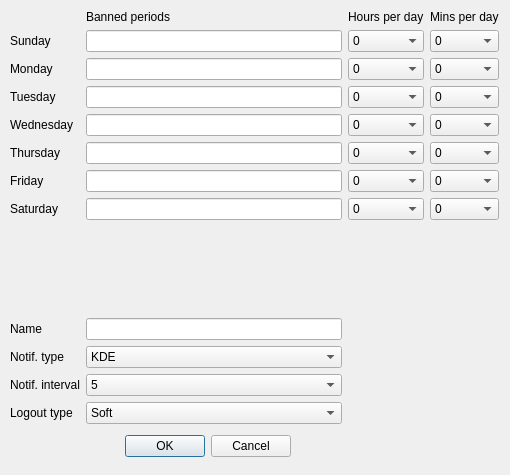
<?xml version="1.0" encoding="UTF-8"?>
<ui version="4.0">
 <class>Dialog</class>
 <widget class="QDialog" name="Dialog">
  <property name="geometry">
   <rect>
    <x>0</x>
    <y>0</y>
    <width>510</width>
    <height>475</height>
   </rect>
  </property>
  <property name="windowTitle">
   <string>Manage profile</string>
  </property>
  <property name="modal">
   <bool>true</bool>
  </property>
  <widget class="QDialogButtonBox" name="buttonBox">
   <property name="geometry">
    <rect>
     <x>120</x>
     <y>430</y>
     <width>171</width>
     <height>32</height>
    </rect>
   </property>
   <property name="orientation">
    <enum>Qt::Horizontal</enum>
   </property>
   <property name="standardButtons">
    <set>QDialogButtonBox::Cancel|QDialogButtonBox::Ok</set>
   </property>
  </widget>
  <widget class="QWidget" name="verticalLayoutWidget">
   <property name="geometry">
    <rect>
     <x>10</x>
     <y>10</y>
     <width>489</width>
     <height>414</height>
    </rect>
   </property>
   <layout class="QGridLayout" name="gridLayout">
    <item row="12" column="0">
     <widget class="QLabel" name="label_12">
      <property name="text">
       <string>Notif. type</string>
      </property>
     </widget>
    </item>
    <item row="3" column="1">
     <widget class="QLineEdit" name="mo_banned"/>
    </item>
    <item row="4" column="1">
     <widget class="QLineEdit" name="tu_banned"/>
    </item>
    <item row="3" column="0">
     <widget class="QLabel" name="label_2">
      <property name="text">
       <string>Monday</string>
      </property>
     </widget>
    </item>
    <item row="8" column="0">
     <widget class="QLabel" name="label_7">
      <property name="text">
       <string>Saturday</string>
      </property>
     </widget>
    </item>
    <item row="2" column="2">
     <widget class="QComboBox" name="su_hours">
      <item>
       <property name="text">
        <string>0</string>
       </property>
      </item>
      <item>
       <property name="text">
        <string>1</string>
       </property>
      </item>
      <item>
       <property name="text">
        <string>2</string>
       </property>
      </item>
      <item>
       <property name="text">
        <string>3</string>
       </property>
      </item>
      <item>
       <property name="text">
        <string>4</string>
       </property>
      </item>
      <item>
       <property name="text">
        <string>5</string>
       </property>
      </item>
      <item>
       <property name="text">
        <string>6</string>
       </property>
      </item>
      <item>
       <property name="text">
        <string>7</string>
       </property>
      </item>
      <item>
       <property name="text">
        <string>8</string>
       </property>
      </item>
      <item>
       <property name="text">
        <string>9</string>
       </property>
      </item>
      <item>
       <property name="text">
        <string>10</string>
       </property>
      </item>
      <item>
       <property name="text">
        <string>11</string>
       </property>
      </item>
      <item>
       <property name="text">
        <string>12</string>
       </property>
      </item>
      <item>
       <property name="text">
        <string>13</string>
       </property>
      </item>
      <item>
       <property name="text">
        <string>14</string>
       </property>
      </item>
      <item>
       <property name="text">
        <string>15</string>
       </property>
      </item>
      <item>
       <property name="text">
        <string>16</string>
       </property>
      </item>
      <item>
       <property name="text">
        <string>17</string>
       </property>
      </item>
      <item>
       <property name="text">
        <string>18</string>
       </property>
      </item>
      <item>
       <property name="text">
        <string>19</string>
       </property>
      </item>
      <item>
       <property name="text">
        <string>20</string>
       </property>
      </item>
      <item>
       <property name="text">
        <string>21</string>
       </property>
      </item>
      <item>
       <property name="text">
        <string>22</string>
       </property>
      </item>
      <item>
       <property name="text">
        <string>23</string>
       </property>
      </item>
     </widget>
    </item>
    <item row="8" column="3">
     <widget class="QComboBox" name="sa_mins">
      <item>
       <property name="text">
        <string>0</string>
       </property>
      </item>
      <item>
       <property name="text">
        <string>10</string>
       </property>
      </item>
      <item>
       <property name="text">
        <string>20</string>
       </property>
      </item>
      <item>
       <property name="text">
        <string>30</string>
       </property>
      </item>
      <item>
       <property name="text">
        <string>40</string>
       </property>
      </item>
      <item>
       <property name="text">
        <string>50</string>
       </property>
      </item>
      <item>
       <property name="text">
        <string>60</string>
       </property>
      </item>
     </widget>
    </item>
    <item row="1" column="1">
     <widget class="QLabel" name="label_8">
      <property name="text">
       <string>Banned periods</string>
      </property>
     </widget>
    </item>
    <item row="6" column="3">
     <widget class="QComboBox" name="th_mins">
      <item>
       <property name="text">
        <string>0</string>
       </property>
      </item>
      <item>
       <property name="text">
        <string>10</string>
       </property>
      </item>
      <item>
       <property name="text">
        <string>20</string>
       </property>
      </item>
      <item>
       <property name="text">
        <string>30</string>
       </property>
      </item>
      <item>
       <property name="text">
        <string>40</string>
       </property>
      </item>
      <item>
       <property name="text">
        <string>50</string>
       </property>
      </item>
      <item>
       <property name="text">
        <string>60</string>
       </property>
      </item>
     </widget>
    </item>
    <item row="4" column="3">
     <widget class="QComboBox" name="tu_mins">
      <item>
       <property name="text">
        <string>0</string>
       </property>
      </item>
      <item>
       <property name="text">
        <string>10</string>
       </property>
      </item>
      <item>
       <property name="text">
        <string>20</string>
       </property>
      </item>
      <item>
       <property name="text">
        <string>30</string>
       </property>
      </item>
      <item>
       <property name="text">
        <string>40</string>
       </property>
      </item>
      <item>
       <property name="text">
        <string>50</string>
       </property>
      </item>
      <item>
       <property name="text">
        <string>60</string>
       </property>
      </item>
     </widget>
    </item>
    <item row="8" column="2">
     <widget class="QComboBox" name="sa_hours">
      <item>
       <property name="text">
        <string>0</string>
       </property>
      </item>
      <item>
       <property name="text">
        <string>1</string>
       </property>
      </item>
      <item>
       <property name="text">
        <string>2</string>
       </property>
      </item>
      <item>
       <property name="text">
        <string>3</string>
       </property>
      </item>
      <item>
       <property name="text">
        <string>4</string>
       </property>
      </item>
      <item>
       <property name="text">
        <string>5</string>
       </property>
      </item>
      <item>
       <property name="text">
        <string>6</string>
       </property>
      </item>
      <item>
       <property name="text">
        <string>7</string>
       </property>
      </item>
      <item>
       <property name="text">
        <string>8</string>
       </property>
      </item>
      <item>
       <property name="text">
        <string>9</string>
       </property>
      </item>
      <item>
       <property name="text">
        <string>10</string>
       </property>
      </item>
      <item>
       <property name="text">
        <string>11</string>
       </property>
      </item>
      <item>
       <property name="text">
        <string>12</string>
       </property>
      </item>
      <item>
       <property name="text">
        <string>13</string>
       </property>
      </item>
      <item>
       <property name="text">
        <string>14</string>
       </property>
      </item>
      <item>
       <property name="text">
        <string>15</string>
       </property>
      </item>
      <item>
       <property name="text">
        <string>16</string>
       </property>
      </item>
      <item>
       <property name="text">
        <string>17</string>
       </property>
      </item>
      <item>
       <property name="text">
        <string>18</string>
       </property>
      </item>
      <item>
       <property name="text">
        <string>19</string>
       </property>
      </item>
      <item>
       <property name="text">
        <string>20</string>
       </property>
      </item>
      <item>
       <property name="text">
        <string>21</string>
       </property>
      </item>
      <item>
       <property name="text">
        <string>22</string>
       </property>
      </item>
      <item>
       <property name="text">
        <string>23</string>
       </property>
      </item>
     </widget>
    </item>
    <item row="7" column="3">
     <widget class="QComboBox" name="fr_mins">
      <item>
       <property name="text">
        <string>0</string>
       </property>
      </item>
      <item>
       <property name="text">
        <string>10</string>
       </property>
      </item>
      <item>
       <property name="text">
        <string>20</string>
       </property>
      </item>
      <item>
       <property name="text">
        <string>30</string>
       </property>
      </item>
      <item>
       <property name="text">
        <string>40</string>
       </property>
      </item>
      <item>
       <property name="text">
        <string>50</string>
       </property>
      </item>
      <item>
       <property name="text">
        <string>60</string>
       </property>
      </item>
     </widget>
    </item>
    <item row="9" column="1">
     <spacer name="verticalSpacer">
      <property name="orientation">
       <enum>Qt::Vertical</enum>
      </property>
      <property name="sizeHint" stdset="0">
       <size>
        <width>20</width>
        <height>40</height>
       </size>
      </property>
     </spacer>
    </item>
    <item row="4" column="2">
     <widget class="QComboBox" name="tu_hours">
      <item>
       <property name="text">
        <string>0</string>
       </property>
      </item>
      <item>
       <property name="text">
        <string>1</string>
       </property>
      </item>
      <item>
       <property name="text">
        <string>2</string>
       </property>
      </item>
      <item>
       <property name="text">
        <string>3</string>
       </property>
      </item>
      <item>
       <property name="text">
        <string>4</string>
       </property>
      </item>
      <item>
       <property name="text">
        <string>5</string>
       </property>
      </item>
      <item>
       <property name="text">
        <string>6</string>
       </property>
      </item>
      <item>
       <property name="text">
        <string>7</string>
       </property>
      </item>
      <item>
       <property name="text">
        <string>8</string>
       </property>
      </item>
      <item>
       <property name="text">
        <string>9</string>
       </property>
      </item>
      <item>
       <property name="text">
        <string>10</string>
       </property>
      </item>
      <item>
       <property name="text">
        <string>11</string>
       </property>
      </item>
      <item>
       <property name="text">
        <string>12</string>
       </property>
      </item>
      <item>
       <property name="text">
        <string>13</string>
       </property>
      </item>
      <item>
       <property name="text">
        <string>14</string>
       </property>
      </item>
      <item>
       <property name="text">
        <string>15</string>
       </property>
      </item>
      <item>
       <property name="text">
        <string>16</string>
       </property>
      </item>
      <item>
       <property name="text">
        <string>17</string>
       </property>
      </item>
      <item>
       <property name="text">
        <string>18</string>
       </property>
      </item>
      <item>
       <property name="text">
        <string>19</string>
       </property>
      </item>
      <item>
       <property name="text">
        <string>20</string>
       </property>
      </item>
      <item>
       <property name="text">
        <string>21</string>
       </property>
      </item>
      <item>
       <property name="text">
        <string>22</string>
       </property>
      </item>
      <item>
       <property name="text">
        <string>23</string>
       </property>
      </item>
     </widget>
    </item>
    <item row="1" column="2">
     <widget class="QLabel" name="label_9">
      <property name="text">
       <string>Hours per day</string>
      </property>
     </widget>
    </item>
    <item row="11" column="1">
     <widget class="QLineEdit" name="name"/>
    </item>
    <item row="11" column="0">
     <widget class="QLabel" name="label_14">
      <property name="text">
       <string>Name</string>
      </property>
     </widget>
    </item>
    <item row="7" column="2">
     <widget class="QComboBox" name="fr_hours">
      <item>
       <property name="text">
        <string>0</string>
       </property>
      </item>
      <item>
       <property name="text">
        <string>1</string>
       </property>
      </item>
      <item>
       <property name="text">
        <string>2</string>
       </property>
      </item>
      <item>
       <property name="text">
        <string>3</string>
       </property>
      </item>
      <item>
       <property name="text">
        <string>4</string>
       </property>
      </item>
      <item>
       <property name="text">
        <string>5</string>
       </property>
      </item>
      <item>
       <property name="text">
        <string>6</string>
       </property>
      </item>
      <item>
       <property name="text">
        <string>7</string>
       </property>
      </item>
      <item>
       <property name="text">
        <string>8</string>
       </property>
      </item>
      <item>
       <property name="text">
        <string>9</string>
       </property>
      </item>
      <item>
       <property name="text">
        <string>10</string>
       </property>
      </item>
      <item>
       <property name="text">
        <string>11</string>
       </property>
      </item>
      <item>
       <property name="text">
        <string>12</string>
       </property>
      </item>
      <item>
       <property name="text">
        <string>13</string>
       </property>
      </item>
      <item>
       <property name="text">
        <string>14</string>
       </property>
      </item>
      <item>
       <property name="text">
        <string>15</string>
       </property>
      </item>
      <item>
       <property name="text">
        <string>16</string>
       </property>
      </item>
      <item>
       <property name="text">
        <string>17</string>
       </property>
      </item>
      <item>
       <property name="text">
        <string>18</string>
       </property>
      </item>
      <item>
       <property name="text">
        <string>19</string>
       </property>
      </item>
      <item>
       <property name="text">
        <string>20</string>
       </property>
      </item>
      <item>
       <property name="text">
        <string>21</string>
       </property>
      </item>
      <item>
       <property name="text">
        <string>22</string>
       </property>
      </item>
      <item>
       <property name="text">
        <string>23</string>
       </property>
      </item>
     </widget>
    </item>
    <item row="6" column="1">
     <widget class="QLineEdit" name="th_banned"/>
    </item>
    <item row="5" column="0">
     <widget class="QLabel" name="label_4">
      <property name="text">
       <string>Wednesday</string>
      </property>
     </widget>
    </item>
    <item row="7" column="0">
     <widget class="QLabel" name="label_6">
      <property name="text">
       <string>Friday</string>
      </property>
     </widget>
    </item>
    <item row="3" column="3">
     <widget class="QComboBox" name="mo_mins">
      <item>
       <property name="text">
        <string>0</string>
       </property>
      </item>
      <item>
       <property name="text">
        <string>10</string>
       </property>
      </item>
      <item>
       <property name="text">
        <string>20</string>
       </property>
      </item>
      <item>
       <property name="text">
        <string>30</string>
       </property>
      </item>
      <item>
       <property name="text">
        <string>40</string>
       </property>
      </item>
      <item>
       <property name="text">
        <string>50</string>
       </property>
      </item>
      <item>
       <property name="text">
        <string>60</string>
       </property>
      </item>
     </widget>
    </item>
    <item row="8" column="1">
     <widget class="QLineEdit" name="sa_banned"/>
    </item>
    <item row="4" column="0">
     <widget class="QLabel" name="label_3">
      <property name="text">
       <string>Tuesday</string>
      </property>
     </widget>
    </item>
    <item row="2" column="0">
     <widget class="QLabel" name="label">
      <property name="text">
       <string>Sunday</string>
      </property>
     </widget>
    </item>
    <item row="6" column="0">
     <widget class="QLabel" name="label_5">
      <property name="text">
       <string>Thursday</string>
      </property>
     </widget>
    </item>
    <item row="2" column="3">
     <widget class="QComboBox" name="su_mins">
      <item>
       <property name="text">
        <string>0</string>
       </property>
      </item>
      <item>
       <property name="text">
        <string>10</string>
       </property>
      </item>
      <item>
       <property name="text">
        <string>20</string>
       </property>
      </item>
      <item>
       <property name="text">
        <string>30</string>
       </property>
      </item>
      <item>
       <property name="text">
        <string>40</string>
       </property>
      </item>
      <item>
       <property name="text">
        <string>50</string>
       </property>
      </item>
      <item>
       <property name="text">
        <string>60</string>
       </property>
      </item>
     </widget>
    </item>
    <item row="14" column="1">
     <widget class="QComboBox" name="logout_type">
      <item>
       <property name="text">
        <string>Soft</string>
       </property>
      </item>
      <item>
       <property name="text">
        <string>Hard</string>
       </property>
      </item>
     </widget>
    </item>
    <item row="10" column="1">
     <spacer name="horizontalSpacer">
      <property name="orientation">
       <enum>Qt::Horizontal</enum>
      </property>
      <property name="sizeHint" stdset="0">
       <size>
        <width>40</width>
        <height>20</height>
       </size>
      </property>
     </spacer>
    </item>
    <item row="2" column="1">
     <widget class="QLineEdit" name="su_banned"/>
    </item>
    <item row="5" column="1">
     <widget class="QLineEdit" name="we_banned"/>
    </item>
    <item row="7" column="1">
     <widget class="QLineEdit" name="fr_banned"/>
    </item>
    <item row="3" column="2">
     <widget class="QComboBox" name="mo_hours">
      <item>
       <property name="text">
        <string>0</string>
       </property>
      </item>
      <item>
       <property name="text">
        <string>1</string>
       </property>
      </item>
      <item>
       <property name="text">
        <string>2</string>
       </property>
      </item>
      <item>
       <property name="text">
        <string>3</string>
       </property>
      </item>
      <item>
       <property name="text">
        <string>4</string>
       </property>
      </item>
      <item>
       <property name="text">
        <string>5</string>
       </property>
      </item>
      <item>
       <property name="text">
        <string>6</string>
       </property>
      </item>
      <item>
       <property name="text">
        <string>7</string>
       </property>
      </item>
      <item>
       <property name="text">
        <string>8</string>
       </property>
      </item>
      <item>
       <property name="text">
        <string>9</string>
       </property>
      </item>
      <item>
       <property name="text">
        <string>10</string>
       </property>
      </item>
      <item>
       <property name="text">
        <string>11</string>
       </property>
      </item>
      <item>
       <property name="text">
        <string>12</string>
       </property>
      </item>
      <item>
       <property name="text">
        <string>13</string>
       </property>
      </item>
      <item>
       <property name="text">
        <string>14</string>
       </property>
      </item>
      <item>
       <property name="text">
        <string>15</string>
       </property>
      </item>
      <item>
       <property name="text">
        <string>16</string>
       </property>
      </item>
      <item>
       <property name="text">
        <string>17</string>
       </property>
      </item>
      <item>
       <property name="text">
        <string>18</string>
       </property>
      </item>
      <item>
       <property name="text">
        <string>19</string>
       </property>
      </item>
      <item>
       <property name="text">
        <string>20</string>
       </property>
      </item>
      <item>
       <property name="text">
        <string>21</string>
       </property>
      </item>
      <item>
       <property name="text">
        <string>22</string>
       </property>
      </item>
      <item>
       <property name="text">
        <string>23</string>
       </property>
      </item>
     </widget>
    </item>
    <item row="12" column="1">
     <widget class="QComboBox" name="no_type">
      <item>
       <property name="text">
        <string>KDE</string>
       </property>
      </item>
      <item>
       <property name="text">
        <string>PyQt</string>
       </property>
      </item>
     </widget>
    </item>
    <item row="5" column="3">
     <widget class="QComboBox" name="we_mins">
      <item>
       <property name="text">
        <string>0</string>
       </property>
      </item>
      <item>
       <property name="text">
        <string>10</string>
       </property>
      </item>
      <item>
       <property name="text">
        <string>20</string>
       </property>
      </item>
      <item>
       <property name="text">
        <string>30</string>
       </property>
      </item>
      <item>
       <property name="text">
        <string>40</string>
       </property>
      </item>
      <item>
       <property name="text">
        <string>50</string>
       </property>
      </item>
      <item>
       <property name="text">
        <string>60</string>
       </property>
      </item>
     </widget>
    </item>
    <item row="14" column="0">
     <widget class="QLabel" name="label_13">
      <property name="text">
       <string>Logout type</string>
      </property>
     </widget>
    </item>
    <item row="13" column="0">
     <widget class="QLabel" name="label_11">
      <property name="text">
       <string>Notif. interval</string>
      </property>
     </widget>
    </item>
    <item row="5" column="2">
     <widget class="QComboBox" name="we_hours">
      <item>
       <property name="text">
        <string>0</string>
       </property>
      </item>
      <item>
       <property name="text">
        <string>1</string>
       </property>
      </item>
      <item>
       <property name="text">
        <string>2</string>
       </property>
      </item>
      <item>
       <property name="text">
        <string>3</string>
       </property>
      </item>
      <item>
       <property name="text">
        <string>4</string>
       </property>
      </item>
      <item>
       <property name="text">
        <string>5</string>
       </property>
      </item>
      <item>
       <property name="text">
        <string>6</string>
       </property>
      </item>
      <item>
       <property name="text">
        <string>7</string>
       </property>
      </item>
      <item>
       <property name="text">
        <string>8</string>
       </property>
      </item>
      <item>
       <property name="text">
        <string>9</string>
       </property>
      </item>
      <item>
       <property name="text">
        <string>10</string>
       </property>
      </item>
      <item>
       <property name="text">
        <string>11</string>
       </property>
      </item>
      <item>
       <property name="text">
        <string>12</string>
       </property>
      </item>
      <item>
       <property name="text">
        <string>13</string>
       </property>
      </item>
      <item>
       <property name="text">
        <string>14</string>
       </property>
      </item>
      <item>
       <property name="text">
        <string>15</string>
       </property>
      </item>
      <item>
       <property name="text">
        <string>16</string>
       </property>
      </item>
      <item>
       <property name="text">
        <string>17</string>
       </property>
      </item>
      <item>
       <property name="text">
        <string>18</string>
       </property>
      </item>
      <item>
       <property name="text">
        <string>19</string>
       </property>
      </item>
      <item>
       <property name="text">
        <string>20</string>
       </property>
      </item>
      <item>
       <property name="text">
        <string>21</string>
       </property>
      </item>
      <item>
       <property name="text">
        <string>22</string>
       </property>
      </item>
      <item>
       <property name="text">
        <string>23</string>
       </property>
      </item>
     </widget>
    </item>
    <item row="6" column="2">
     <widget class="QComboBox" name="th_hours">
      <item>
       <property name="text">
        <string>0</string>
       </property>
      </item>
      <item>
       <property name="text">
        <string>1</string>
       </property>
      </item>
      <item>
       <property name="text">
        <string>2</string>
       </property>
      </item>
      <item>
       <property name="text">
        <string>3</string>
       </property>
      </item>
      <item>
       <property name="text">
        <string>4</string>
       </property>
      </item>
      <item>
       <property name="text">
        <string>5</string>
       </property>
      </item>
      <item>
       <property name="text">
        <string>6</string>
       </property>
      </item>
      <item>
       <property name="text">
        <string>7</string>
       </property>
      </item>
      <item>
       <property name="text">
        <string>8</string>
       </property>
      </item>
      <item>
       <property name="text">
        <string>9</string>
       </property>
      </item>
      <item>
       <property name="text">
        <string>10</string>
       </property>
      </item>
      <item>
       <property name="text">
        <string>11</string>
       </property>
      </item>
      <item>
       <property name="text">
        <string>12</string>
       </property>
      </item>
      <item>
       <property name="text">
        <string>13</string>
       </property>
      </item>
      <item>
       <property name="text">
        <string>14</string>
       </property>
      </item>
      <item>
       <property name="text">
        <string>15</string>
       </property>
      </item>
      <item>
       <property name="text">
        <string>16</string>
       </property>
      </item>
      <item>
       <property name="text">
        <string>17</string>
       </property>
      </item>
      <item>
       <property name="text">
        <string>18</string>
       </property>
      </item>
      <item>
       <property name="text">
        <string>19</string>
       </property>
      </item>
      <item>
       <property name="text">
        <string>20</string>
       </property>
      </item>
      <item>
       <property name="text">
        <string>21</string>
       </property>
      </item>
      <item>
       <property name="text">
        <string>22</string>
       </property>
      </item>
      <item>
       <property name="text">
        <string>23</string>
       </property>
      </item>
     </widget>
    </item>
    <item row="13" column="1">
     <widget class="QComboBox" name="no_interval">
      <item>
       <property name="text">
        <string>5</string>
       </property>
      </item>
      <item>
       <property name="text">
        <string>10</string>
       </property>
      </item>
      <item>
       <property name="text">
        <string>15</string>
       </property>
      </item>
      <item>
       <property name="text">
        <string>30</string>
       </property>
      </item>
      <item>
       <property name="text">
        <string>60</string>
       </property>
      </item>
     </widget>
    </item>
    <item row="1" column="3">
     <widget class="QLabel" name="label_10">
      <property name="text">
       <string>Mins per day</string>
      </property>
     </widget>
    </item>
   </layout>
  </widget>
 </widget>
 <resources/>
 <connections>
  <connection>
   <sender>buttonBox</sender>
   <signal>accepted()</signal>
   <receiver>Dialog</receiver>
   <slot>accept()</slot>
   <hints>
    <hint type="sourcelabel">
     <x>248</x>
     <y>254</y>
    </hint>
    <hint type="destinationlabel">
     <x>157</x>
     <y>274</y>
    </hint>
   </hints>
  </connection>
  <connection>
   <sender>buttonBox</sender>
   <signal>rejected()</signal>
   <receiver>Dialog</receiver>
   <slot>reject()</slot>
   <hints>
    <hint type="sourcelabel">
     <x>316</x>
     <y>260</y>
    </hint>
    <hint type="destinationlabel">
     <x>286</x>
     <y>274</y>
    </hint>
   </hints>
  </connection>
 </connections>
</ui>
